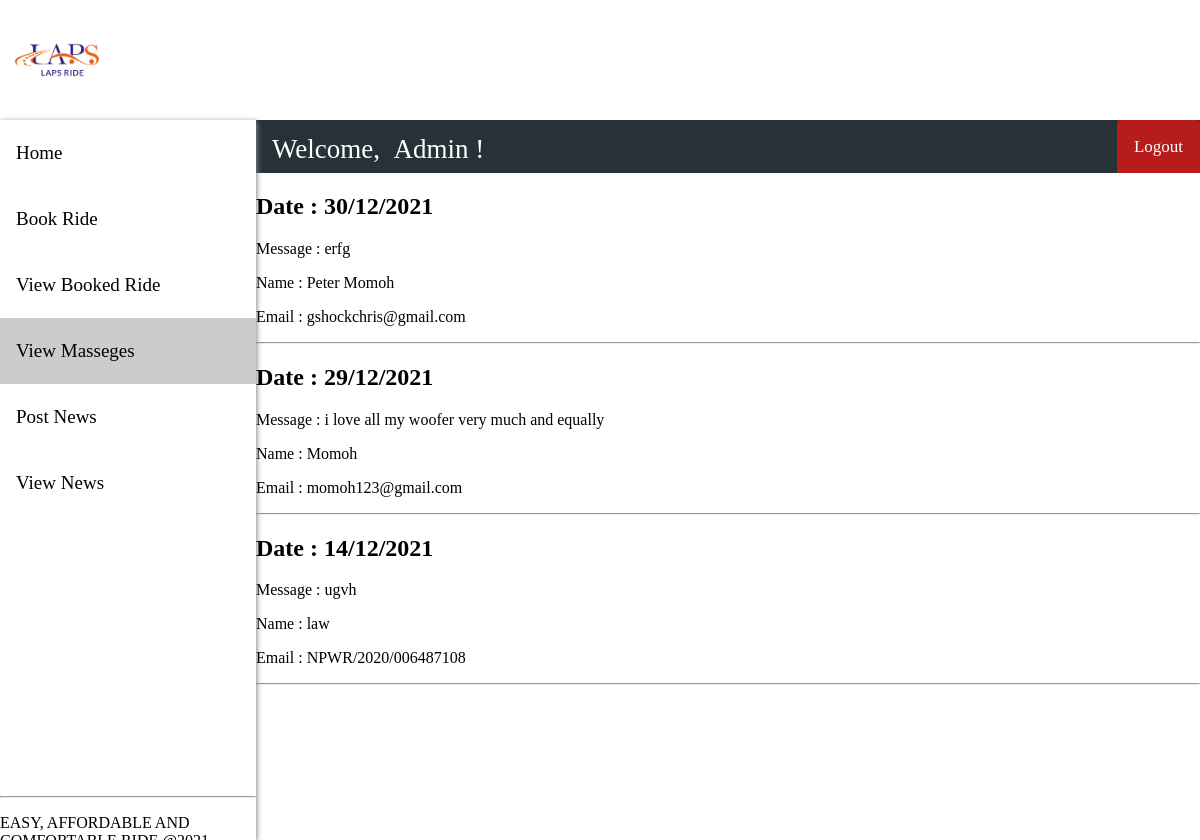
The app's page /admin/Readmsg.php (signed in) with its own data.
### tables this page shows
CREATE TABLE `sendmessage` (
  `id` int(11) NOT NULL,
  `fullName` varchar(100) NOT NULL,
  `email` varchar(50) NOT NULL,
  `message` varchar(10000) NOT NULL,
  `date` datetime DEFAULT NULL
);

### admin/Readmsg.php (the view, shortened to what this page needs)
<?php
   include "header.php";
    include "admin_sidebar.php";
    include "admin_navbar.php";
    include "connection.php";
?>
<!DOCTYPE html>
<html>
<head>
    <link rel="stylesheet" >
</head>
<body>
    <div class="">
        <?php
            $sql0 = "SELECT id, fullName, email, message, date FROM sendmessage ORDER BY date DESC";
            $result = $conn->query($sql0);
            if ($result->num_rows > 0) {
            while($row = $result->fetch_assoc()) {
                $result1 = $conn->query($sql0); ?>
                <div class="flex-item">
                <div class="flex-container-title">
                        <h2 id="date"><?php echo "Date : " .
                            date("d/m/Y", strtotime($row["date"])); ?></h2>
                    </div>
                    <div class="flex-container-title">
                        <p id="message"><?php echo "Message  : ". $row["message"] . "<br>"; ?></p>
                    </div>
                    <div class="flex-container-body">
                        <p id="fullname"><?php  echo "Name  : ". $row["fullName"] ?></p>
                    </div>
                    <div class="flex-container-body">
                        <p id="email"><?php echo "Email  : ". $row["email"] ?></p>
                    </div>
                    <hr>
                </div>
            <?php }
            } else {
                echo "No news available !";
            }
        ?>
    </div>
</body>
</html>

### admin/header.php (shortened to what this page needs)
<!DOCTYPE html>
<html>
<head>
    <link rel="stylesheet" href="css/header_style.css">
</head>
</head>
<body>
    <div class="flex-container-header">
        <div class="flex-item-header">
            <img src="images/logo.png" onclick="eEgg_func()" width="100" height="100">
        </div>
    </div>
</body>
</html>

### admin/admin_sidebar.php (shortened to what this page needs)
<!DOCTYPE html>
<html>
<head>
    <link rel="stylesheet" href="css/admin_sidebar_style.css">
</head>
<body>
    <div class="sidenav" id="theSideNav">
        <a href="./admin_home.php">Home</a>
        <a href="./book_ride.php">Book Ride</a>
        <a href="./view_booked_ride.php">View Booked Ride</a>
        <a href="./Readmsg.php">View Masseges </a>
        <a href="./post_news.php">Post News</a>
        <a href="./view_news.php">View News</a>
    <div class="copyright_section" style="margin-top: 280px;" >
    <hr>
    <div class="container">
      <p class="copyright" style="border-buttom-left-radius: 3px;" >  EASY, AFFORDABLE AND COMFORTABLE RIDE @2021 <a href="www.staunchgrin"> <strong>STAUNCHGRIN</strong></a> All Rights Reserved.   <strong>Version 1.0</strong></p>
    </div>
  </div>
    </div>
</body>
</html>

### admin/admin_navbar.php (shortened to what this page needs)
<!DOCTYPE html>
<html>
<head>
    <link rel="stylesheet" href="css/user_navbar_style.css">
</head>
<body>
    <div class="nav-wrapper">
        <div class="topnav" id="theTopNav">
            <a id="user">Welcome, &nbspAdmin  !</a>
            <a id="logout" href="logout_action.php" style="border-top-left-radius: 3px;"
                    onclick="return confirm('Are you sure?')">Logout</a>
        </div>
    </div>
</body>
</html>

### admin/css/header_style.css (style rules this page uses)
body { margin: 0; padding: 0; background-color: black; }
.flex-container-header { display: -webkit-flex; display: flex; width: auto; height: auto; background-color: white !important; }
.flex-item-header { width: auto; height: 100px; margin: 10px; }

### admin/css/admin_sidebar_style.css (style rules this page uses)
.sidenav { width: 256px; background-color: white; height: 90vh; float: left; overflow-y: auto; box-shadow: 1px 1px 5px #888888; }
.sidenav a { font-family: OpenSans-Regular; font-size: 19px; color: black; display: block; padding: 22px 16px; text-decoration: none; }
.sidenav a.active { background-color: #ccc; }

### admin/css/user_navbar_style.css (style rules this page uses)
.nav-wrapper { height: 53px; background: #333; }
.nav-wrapper .topnav { background-color: #263238; overflow: hidden; height: 53px; }
.topnav a[id="user"] { float: left; display: block; color: white; text-align: center; padding: 14px 16px; text-decoration: none; font-size: 27px; font-family: Roboto-Light; }
.topnav a[id="logout"] { float: right; display: block; color: white; text-align: center; padding: 17px 17px; text-decoration: none; font-size: 17px; font-family: OpenSans-Bold; background-color: #b71c1c; border-top-right-radius: 3px; }

### admin/admin_sidebar.php (style rules this page uses)
body { margin: 0; padding: 0; background-color: white; }

### records on screen
sendmessage: date "30/12/2021", message "erfg", fullName "Peter Momoh", email "gshockchris@gmail.com"
sendmessage: date "29/12/2021", message "i love all my woofer very much and equally", fullName "Momoh", email "momoh123@gmail.com"
sendmessage: date "14/12/2021", message "ugvh", fullName "law", email "NPWR/2020/006487108"
